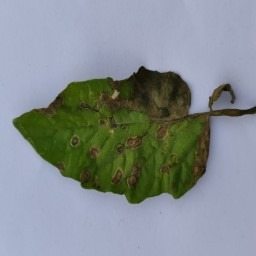
#> input picture assets/samples/early_blight-1.jpg, 256 x 256 px
$ python -i features.py   (imports and definitions only)
#> lines starting #> are read from the running program, lines starting #| are printed output that depends on the picture; after the words box and inside, x2 and y2 are one past the last pixel; in counts of white or black regions, pixels touching at a corner belong together
"""Handcrafted features for the classical ML models: leaf mask, HOG (shape/texture) and colour statistics."""
import cv2
import numpy as np
from scipy.ndimage import binary_fill_holes
from scipy.stats import skew
from skimage.feature import hog

HOG_IMAGE_SIZE = 128
HOG_PARAMS = {"orientations": 9, "pixels_per_cell": (16, 16), "cells_per_block": (2, 2), "block_norm": "L2-Hys"}
HOG_BLOCKS = HOG_IMAGE_SIZE // 16 - 1  # 7 x 7 blocks
HOG_DIM = HOG_BLOCKS * HOG_BLOCKS * 2 * 2 * HOG_PARAMS["orientations"]  # 1764

H_BINS, S_BINS, V_BINS = 32, 16, 16
LAB_MOMENTS = [f"lab_{ch}_{stat}" for ch in ("L", "a", "b") for stat in ("mean", "std", "skew")]
COLOR_FEATURE_NAMES = ([f"hue_{i}" for i in range(H_BINS)] + [f"sat_{i}" for i in range(S_BINS)]
                       + [f"val_{i}" for i in range(V_BINS)] + LAB_MOMENTS)
COLOR_DIM = len(COLOR_FEATURE_NAMES)  # 73
HOG_FEATURE_NAMES = [f"hog_{i}" for i in range(HOG_DIM)]

FEATURE_SETS = {"HOG": ("hog",), "Color": ("color",), "HOG + Color": ("hog", "color")}

_OPEN = cv2.getStructuringElement(cv2.MORPH_ELLIPSE, (5, 5))
_CLOSE = cv2.getStructuringElement(cv2.MORPH_ELLIPSE, (11, 11))


def leaf_mask(rgb: np.ndarray) -> np.ndarray:
    """Boolean mask of leaf pixels. The paper background has low saturation; leaves are saturated or dark."""
    hsv = cv2.cvtColor(rgb, cv2.COLOR_RGB2HSV)
    sat, val = hsv[..., 1], hsv[..., 2]
    otsu, _ = cv2.threshold(sat, 0, 255, cv2.THRESH_BINARY + cv2.THRESH_OTSU)
    mask = ((sat > max(otsu, 40)) | (val < 60)).astype(np.uint8)
    mask = cv2.morphologyEx(mask, cv2.MORPH_OPEN, _OPEN)
    mask = cv2.morphologyEx(mask, cv2.MORPH_CLOSE, _CLOSE)
    n, labels, stats, _ = cv2.connectedComponentsWithStats(mask, connectivity=8)
    if n > 1:
        largest = 1 + int(np.argmax(stats[1:, cv2.CC_STAT_AREA]))
        mask = (labels == largest).astype(np.uint8)
    mask = binary_fill_holes(mask.astype(bool))
    if mask.sum() < 0.02 * mask.size:
        return np.ones(mask.shape, dtype=bool)
    return mask


def hog_features(rgb: np.ndarray) -> np.ndarray:
    gray = cv2.cvtColor(rgb, cv2.COLOR_RGB2GRAY)
    gray = cv2.resize(gray, (HOG_IMAGE_SIZE, HOG_IMAGE_SIZE), interpolation=cv2.INTER_AREA)
    return hog(gray, feature_vector=True, **HOG_PARAMS).astype(np.float32)


def color_features(rgb: np.ndarray, mask: np.ndarray) -> np.ndarray:
    """HSV histograms (normalised to sum 1 per channel) + L*a*b* mean/std/skew, all over leaf pixels only."""
    hsv = cv2.cvtColor(rgb, cv2.COLOR_RGB2HSV)[mask]
    lab = cv2.cvtColor(rgb, cv2.COLOR_RGB2LAB)[mask].astype(np.float32)
    n = max(len(hsv), 1)
    h_hist = np.histogram(hsv[:, 0], bins=H_BINS, range=(0, 180))[0] / n
    s_hist = np.histogram(hsv[:, 1], bins=S_BINS, range=(0, 256))[0] / n
    v_hist = np.histogram(hsv[:, 2], bins=V_BINS, range=(0, 256))[0] / n
    moments = []
    for ch in range(3):
        values = lab[:, ch]
        moments += [values.mean(), values.std(), float(np.nan_to_num(skew(values)))]
    return np.concatenate([h_hist, s_hist, v_hist, np.asarray(moments)]).astype(np.float32)


def extract_features(rgb: np.ndarray) -> dict:
    """Canonical 256x256x3 uint8 RGB -> {'hog': (1764,), 'color': (73,)}."""
    return {"hog": hog_features(rgb), "color": color_features(rgb, leaf_mask(rgb))}


def feature_vector(features: dict, feature_set: str) -> np.ndarray:
    return np.concatenate([features[part] for part in FEATURE_SETS[feature_set]])


def feature_names(feature_set: str) -> list:
    names = {"hog": HOG_FEATURE_NAMES, "color": COLOR_FEATURE_NAMES}
    return [n for part in FEATURE_SETS[feature_set] for n in names[part]]

>>> import cv2
>>> picture = cv2.cvtColor(cv2.imread('../../assets/samples/early_blight-1.jpg'), cv2.COLOR_BGR2RGB)
>>> result = extract_features(picture)
#> in hog_features, `gray = cv2.cvtColor(rgb, cv2.COLOR_RGB2GRAY)`:
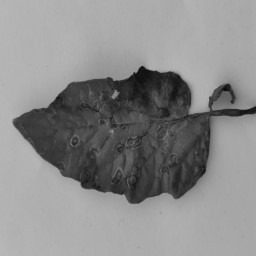
#> gray: shape (256, 256); min 10, max 184, mean 138.7
#> in leaf_mask, `hsv = cv2.cvtColor(rgb, cv2.COLOR_RGB2HSV)`: hsv: shape (256, 256, 3); mean H, S, V 90.7, 76.9, 157.4
#> in leaf_mask, `sat, val = hsv[..., 1], hsv[..., 2]`:
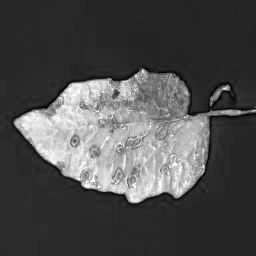
#> sat: shape (256, 256); min 0, max 255, mean 76.9
#> in leaf_mask, `sat, val = hsv[..., 1], hsv[..., 2]`:
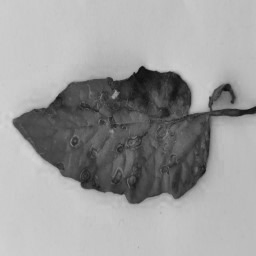
#> val: shape (256, 256); min 12, max 214, mean 157.4
#> in leaf_mask, `otsu, _ = cv2.threshold(sat, 0, 255, cv2.THRESH_BINARY + cv2.THRESH_OT..`: otsu = 110
#> in leaf_mask, `mask = ((sat > max(otsu, 40)) | (val < 60)).astype(np.uint8)`:
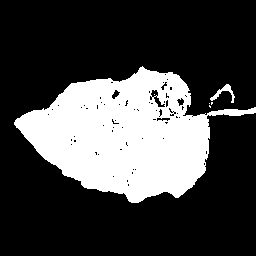
#> mask: shape (256, 256); values 0 (black) and 1 (white), 27% white; 6 white regions (4 under 20 px), largest, box (x1, y1, x2, y2) and area: (14, 66, 256, 203) 17576, (210, 84, 235, 103) 138
#> in leaf_mask, `mask = cv2.morphologyEx(mask, cv2.MORPH_OPEN, _OPEN)`:
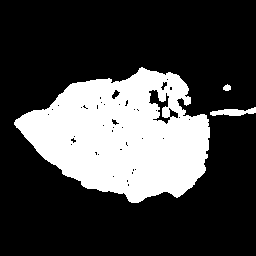
#> mask: shape (256, 256); values 0 (black) and 1 (white), 26.5% white; 3 white regions, box (x1, y1, x2, y2) and area: (14, 67, 210, 203) 17094, (210, 107, 256, 116) 246, (223, 84, 231, 91) 41
#> in leaf_mask, `mask = cv2.morphologyEx(mask, cv2.MORPH_CLOSE, _CLOSE)`:
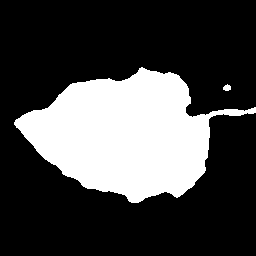
#> mask: shape (256, 256); values 0 (black) and 1 (white), 27.5% white; 2 white regions, box (x1, y1, x2, y2) and area: (14, 67, 256, 203) 17967, (223, 84, 231, 91) 41
#> in leaf_mask, `n, labels, stats, _ = cv2.connectedComponentsWithStats(mask, connectiv..`:
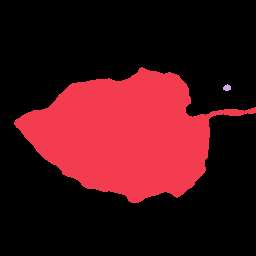
#> labels: shape (256, 256) int32; 3 distinct labels, from 0 to 2; one colour per label, 0 black
#> in leaf_mask, `n, labels, stats, _ = cv2.connectedComponentsWithStats(mask, connectiv..`: n = 3; stats = [[0, 0, 256, 256, 47528], [14, 67, 242, 136, 17967], [223, 84, 8, 7, 41]]
#> in leaf_mask, `largest = 1 + int(np.argmax(stats[1:, cv2.CC_STAT_AREA]))`: largest = 1
#> in leaf_mask, `mask = (labels == largest).astype(np.uint8)`: mask: shape (256, 256); values 0 (black) and 1 (white), 27.4% white; 1 white region, box (x1, y1, x2, y2) and area: (14, 67, 256, 203) 17967
#> in color_features, `n = max(len(hsv), 1)`: n = 17967
#> in color_features, `h_hist = np.histogram(hsv[:, 0], bins=H_BINS, range=(0, 180))[0] / n`: h_hist = 32 values, max 0.415 at index 7, min 0 at index 11, mean 0.0312
#> in color_features, `s_hist = np.histogram(hsv[:, 1], bins=S_BINS, range=(0, 256))[0] / n`: s_hist = [0.00117, 0.00211, 0.00284, 0.00289, 0.00451, 0.0101, 0.0372, 0.0737, 0.0881, 0.0934, 0.12, 0.169, 0.16, 0.136, 0.0783, 0.022]
#> in color_features, `v_hist = np.histogram(hsv[:, 2], bins=V_BINS, range=(0, 256))[0] / n`: v_hist = [0.00039, 0.0277, 0.0768, 0.184, 0.361, 0.262, 0.0811, 0.00523, 0.00111, 0.000779, 0, 0, 0, 0, 0, 0]
#> the loop in color_features, `for ch in range(3):` made 3 passes
#> moments on passes 1 to 2: [70.92, 19.8, -0.357], [70.92, 19.8, -0.357, 115.6, 7.96, 0.553]
#> result = 2 items

$ run again, on assets/samples/early_blight-2.jpg
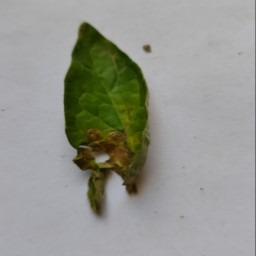
#> input picture assets/samples/early_blight-2.jpg, 256 x 256 px
#> hsv: shape (256, 256, 3); mean H, S, V 78.3, 40.4, 153.9
#> in leaf_mask, `sat, val = hsv[..., 1], hsv[..., 2]`:
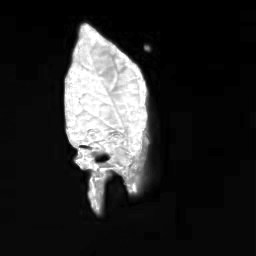
#> sat: shape (256, 256); min 0, max 255, mean 40.4
#> otsu = 112
#> in leaf_mask, `mask = cv2.morphologyEx(mask, cv2.MORPH_CLOSE, _CLOSE)`:
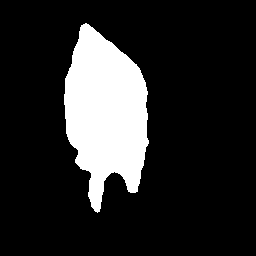
#> mask: shape (256, 256); values 0 (black) and 1 (white), 16.1% white; 1 white region, box (x1, y1, x2, y2) and area: (64, 23, 149, 213) 10581
#> in leaf_mask, `n, labels, stats, _ = cv2.connectedComponentsWithStats(mask, connectiv..`: n = 2; stats = [[0, 0, 256, 256, 54955], [64, 23, 85, 190, 10581]]
#> largest = 1
#> in color_features, `n = max(len(hsv), 1)`: n = 10581
#> h_hist = 32 values, max 0.353 at index 7, min 0 at index 0, mean 0.0312
#> s_hist = [0.00265, 0.00198, 0.00246, 0.00189, 0.00331, 0.00227, 0.00359, 0.0198, 0.0267, 0.0355, 0.0447, 0.0623, 0.104, 0.148, 0.194, 0.348]
#> v_hist = [0, 0.00595, 0.0954, 0.27, 0.294, 0.249, 0.0671, 0.0106, 0.00312, 0.00321, 0.00189, 0, 0, 0, 0, 0]
#> the loop in color_features, `for ch in range(3):` made 3 passes
#> moments on passes 1 to 3: [68.37, 20.48, 0.543], [68.37, 20.48, 0.543, 116, 8.98, 0.713], [68.37, 20.48, 0.543, 116, 8.98, 0.713, 157.6, 7.67, -0.495]
#> result = 2 items

$ run again, on assets/samples/early_blight-3.jpg
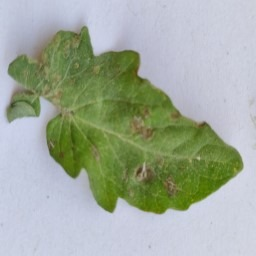
#> input picture assets/samples/early_blight-3.jpg, 256 x 256 px
#> hsv: shape (256, 256, 3); mean H, S, V 85.3, 64.3, 181.3
#> in leaf_mask, `sat, val = hsv[..., 1], hsv[..., 2]`:
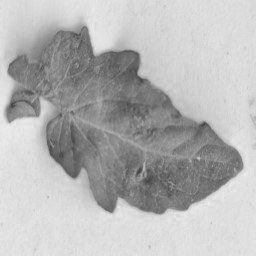
#> val: shape (256, 256); min 66, max 239, mean 181.3
#> otsu = 82
#> in leaf_mask, `mask = cv2.morphologyEx(mask, cv2.MORPH_CLOSE, _CLOSE)`:
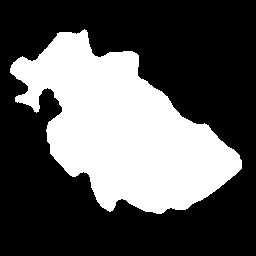
#> mask: shape (256, 256); values 0 (black) and 1 (white), 34.6% white; 1 white region, box (x1, y1, x2, y2) and area: (10, 29, 242, 214) 22690
#> in leaf_mask, `n, labels, stats, _ = cv2.connectedComponentsWithStats(mask, connectiv..`: n = 2; stats = [[0, 0, 256, 256, 42846], [10, 29, 232, 185, 22690]]
#> largest = 1
#> in color_features, `n = max(len(hsv), 1)`: n = 22690
#> h_hist = 32 values, max 0.572 at index 7, min 0 at index 0, mean 0.0312
#> s_hist = [0.000132, 0.000264, 0.000837, 0.00176, 0.0112, 0.0712, 0.157, 0.197, 0.15, 0.142, 0.0859, 0.0637, 0.0546, 0.0384, 0.0193, 0.00648]
#> v_hist = [0, 0, 0, 0, 0.00256, 0.0335, 0.177, 0.382, 0.291, 0.1, 0.0124, 0.00128, 0.000132, 0, 0, 0]
#> the loop in color_features, `for ch in range(3):` made 3 passes
#> moments on passes 1 to 2: [124.8, 16.12, 0.0915], [124.8, 16.12, 0.0915, 109.3, 5.09, 1.08]
#> result = 2 items

$ run again, on assets/samples/healthy-1.jpg
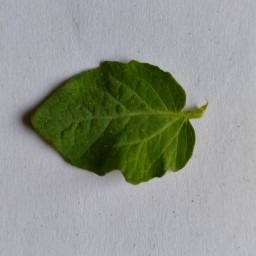
#> input picture assets/samples/healthy-1.jpg, 256 x 256 px
#> hsv: shape (256, 256, 3); mean H, S, V 95.6, 57.9, 153.3
#> otsu = 117
#> in leaf_mask, `mask = ((sat > max(otsu, 40)) | (val < 60)).astype(np.uint8)`:
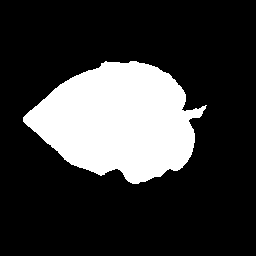
#> mask: shape (256, 256); values 0 (black) and 1 (white), 22.4% white; 1 white region, box (x1, y1, x2, y2) and area: (23, 61, 207, 184) 14705
#> labels: shape (256, 256) int32; values 0 (black) and 1 (white), 22.5% white; 1 white region, box (x1, y1, x2, y2) and area: (23, 61, 204, 184) 14731
#> in leaf_mask, `n, labels, stats, _ = cv2.connectedComponentsWithStats(mask, connectiv..`: n = 2; stats = [[0, 0, 256, 256, 50805], [23, 61, 181, 123, 14731]]
#> largest = 1
#> in color_features, `n = max(len(hsv), 1)`: n = 14731
#> h_hist = 32 values, max 0.694 at index 7, min 0 at index 9, mean 0.0312
#> s_hist = [0, 0, 0.000136, 0.000475, 0.000611, 0.00143, 0.00333, 0.00516, 0.00591, 0.00944, 0.0238, 0.0686, 0.129, 0.189, 0.221, 0.342]
#> v_hist = [0, 0.0134, 0.0965, 0.201, 0.347, 0.218, 0.0906, 0.0291, 0.0038, 0.000611, 0.000136, 0.000339, 0, 0, 0, 0]
#> the loop in color_features, `for ch in range(3):` made 3 passes
#> moments on passes 1 to 3: [71.06, 21.27, 0.17], [71.06, 21.27, 0.17, 109.7, 4.12, 1.8], [71.06, 21.27, 0.17, 109.7, 4.12, 1.8, 159.6, 7.26, -0.465]
#> result = 2 items
